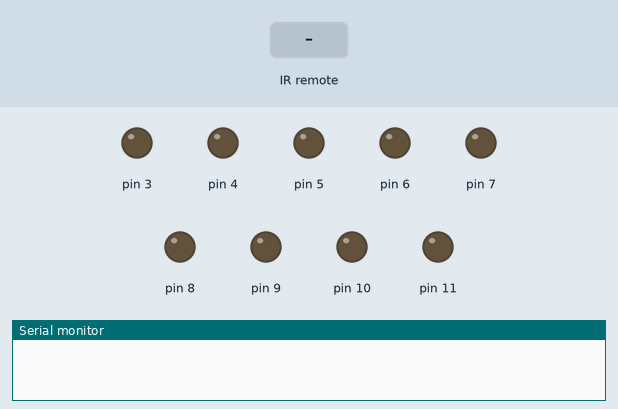
Simulated run of this sketch. Board: Arduino Uno, built with avr-gcc and run on an emulated ATmega328P. Shown: output pins drawn as LEDs (lit = HIGH), the last lines printed to the serial monitor. Inputs (shaded band) come from the test bench.

Above: at 1.2 s.
1.3 s: infrared code 0xFFB04F received
At 2.6 s:
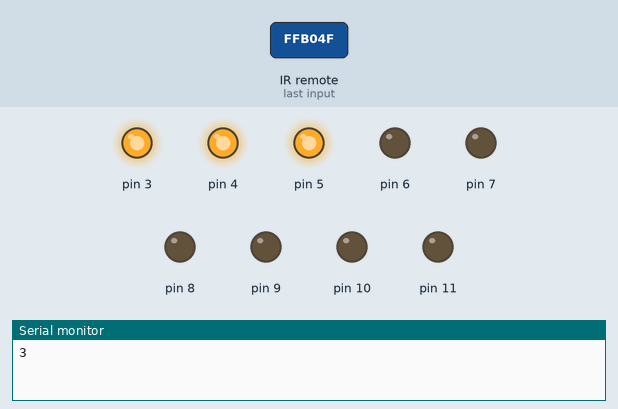
2.9 s: infrared code 0xFF30CF received
At 4.2 s:
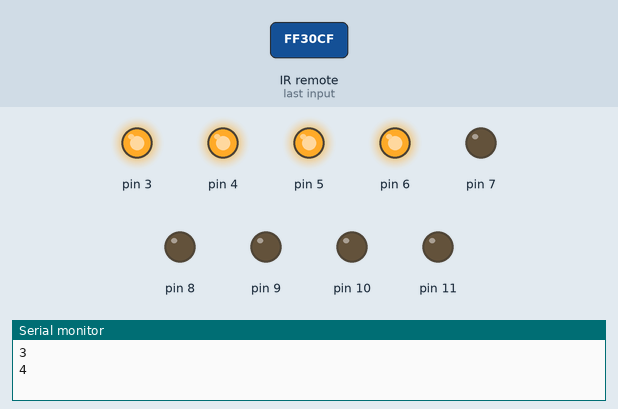
4.5 s: infrared code 0xFF18E7 received
At 5.1 s:
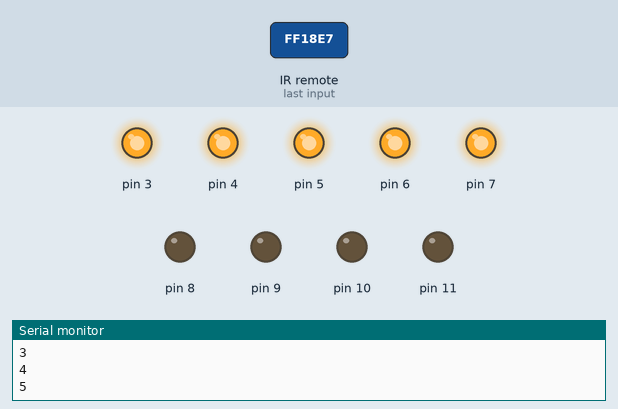
6.2 s: infrared code 0xFF7A85 received
At 7.0 s:
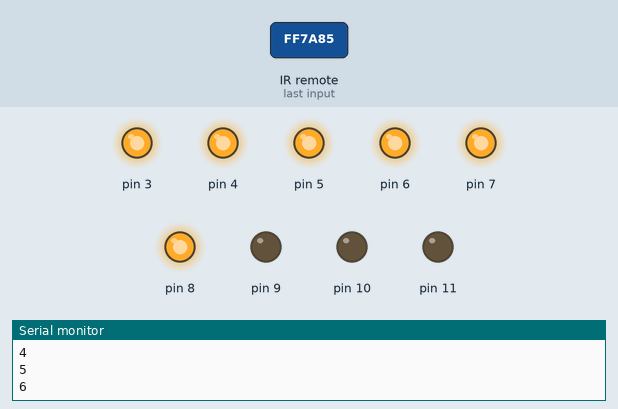
9.2 s: infrared code 0xFF10EF received
At 9.9 s:
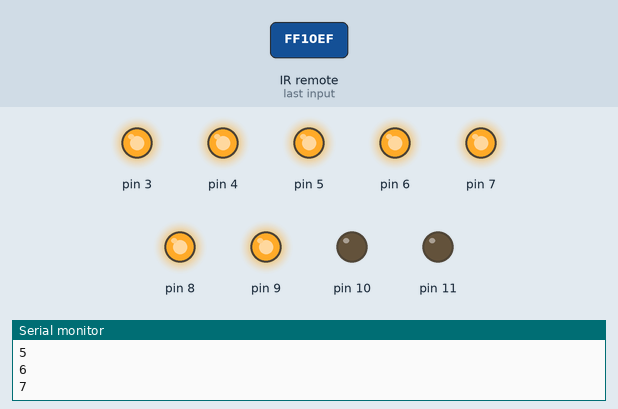
12.2 s: infrared code 0xFF38C7 received
At 12.9 s:
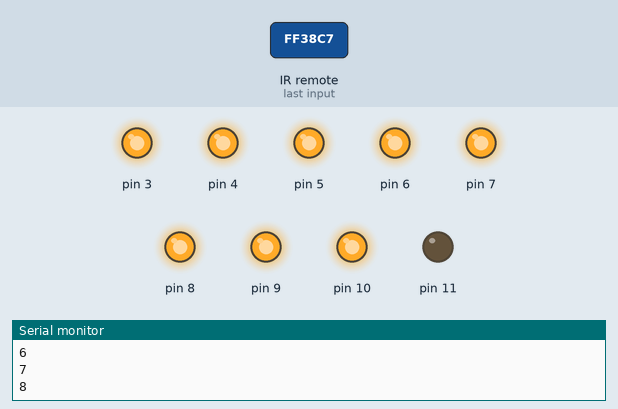
Timing chart, 0 to 15.2 s (numbered marks = the images above; inputs shaded):
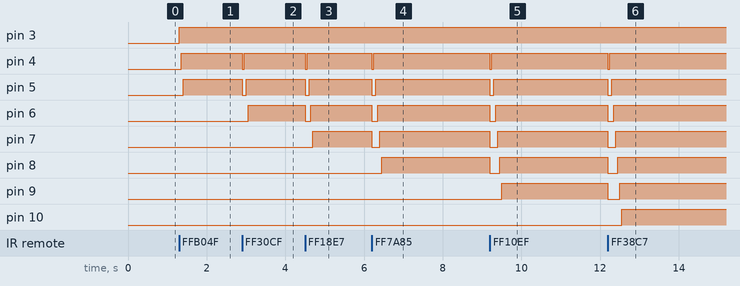

Measured:
- after the input at 1.3 s, pin 3: LOW → HIGH at once; pin 4: LOW → HIGH after 0.05 s; pin 5: LOW → HIGH after 0.10 s
- after the input at 2.9 s, pin 4: HIGH → LOW at once, → HIGH 0.05 s later; pin 5: HIGH → LOW at once, → HIGH 0.10 s later; pin 6: LOW → HIGH after 0.15 s
- after the input at 4.5 s, pin 4: HIGH → LOW at once, → HIGH 0.05 s later; pin 5: HIGH → LOW at once, → HIGH 0.10 s later; pin 6: HIGH → LOW at once, → HIGH 0.15 s later; pin 7: LOW → HIGH after 0.20 s
- after the input at 6.2 s, pin 4: HIGH → LOW at once, → HIGH 0.05 s later; pin 5: HIGH → LOW at once, → HIGH 0.10 s later; pin 6: HIGH → LOW at once, → HIGH 0.15 s later; pin 7: HIGH → LOW at once, → HIGH 0.20 s later; pin 8: LOW → HIGH after 0.25 s
- after the input at 9.2 s, pin 4: HIGH → LOW at once, → HIGH 0.05 s later; pin 5: HIGH → LOW at once, → HIGH 0.10 s later; pin 6: HIGH → LOW at once, → HIGH 0.15 s later; pin 7: HIGH → LOW at once, → HIGH 0.20 s later; pin 8: HIGH → LOW at once, → HIGH 0.25 s later
- after the input at 12.2 s, pin 4: HIGH → LOW at once, → HIGH 0.05 s later; pin 5: HIGH → LOW at once, → HIGH 0.10 s later; pin 6: HIGH → LOW at once, → HIGH 0.15 s later; pin 7: HIGH → LOW at once, → HIGH 0.20 s later; pin 8: HIGH → LOW at once, → HIGH 0.25 s later

The sketch:

LED_remote_project.ino
```cpp
#include <IRremote.h>

int IRpin = 2;
IRrecv IR(IRpin);
decode_results results;

int button;
void setup(){
  Serial.begin(9600);
  IR.enableIRIn();
  pinMode(3,OUTPUT);
  pinMode(4,OUTPUT);
  pinMode(5,OUTPUT);
  pinMode(6,OUTPUT);
  pinMode(7,OUTPUT);
  pinMode(8,OUTPUT);
  pinMode(9,OUTPUT);
  pinMode(10,OUTPUT);
  pinMode(11,OUTPUT);
}

void loop(){
  while(IR.decode(&results) == 0){
  }

  IR.resume();
  if(results.value==0xFF6897){
    button=1;
  }
  if(results.value==0xFF9867){
    button=2;
  }
  if(results.value==0xFFB04F){
    button=3;
  }
  if(results.value==0xFF30CF){
    button=4;
  }
  if(results.value==0xFF18E7){
    button=5;
  }
  if(results.value==0xFF7A85){
    button=6;
  }
  if(results.value==0xFF10EF){
    button=7;
  }
  if(results.value==0xFF38C7){
    button=8;
  }
  if(results.value==0xFF5AA5){
    button=9;
  }
  if(results.value==0xFF4AB5){
    button=0;
  }
  digitalWrite(3, LOW);
  digitalWrite(4, LOW);
  digitalWrite(5, LOW);
  digitalWrite(6, LOW);
  digitalWrite(7, LOW);
  digitalWrite(8, LOW);
  digitalWrite(9, LOW);
  digitalWrite(10, LOW);
  digitalWrite(11, LOW);
  Serial.println(button);
  for(int b=3; b<button+3; b++)
  {
    digitalWrite(b,HIGH);
    delay(50);

  }

}
```
